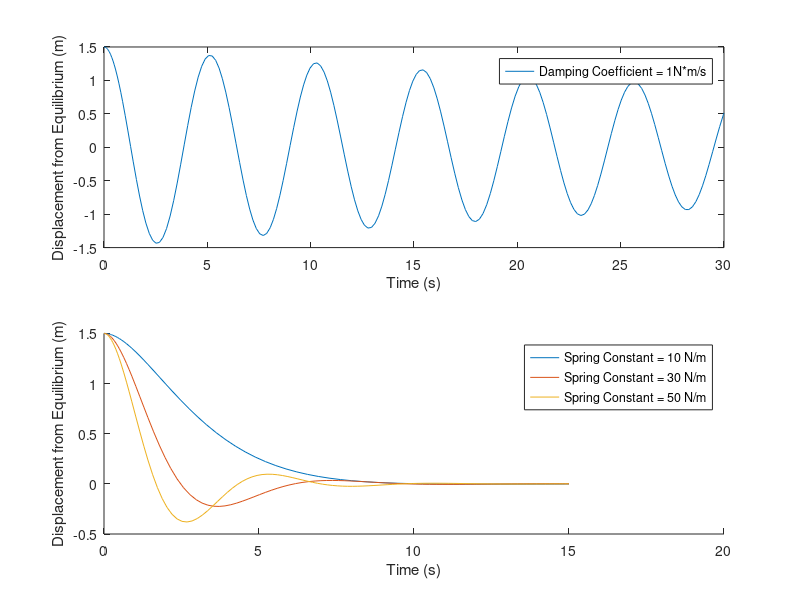

The MATLAB script that drew this image:
%Exam Problem 7
%Part A
dy = @(t,y) [y(2); -(c*y(2)+k*y(1))/30];


%Part B
k=45;
c=[1 31 60];


dyspecific1 = @(t,y) [y(2); -(c(1)*y(2)+k*y(1))/30];
[solnt1,solnx1] = ode45(dyspecific1,[0 30],[1.5 0]);

dyspecific1 = @(t,y) [y(2); -(c(2)*y(2)+k*y(1))/30];
[solnt2,solnx2] = ode45(dyspecific1,[0 30],[1.5 0]);

dyspecific1 = @(t,y) [y(2); -(c(3)*y(2)+k*y(1))/30];
[solnt3,solnx3] = ode45(dyspecific1,[0 30],[1.5 0]);


subplot(2,1,1)
plot(solnt1, solnx1(:,1))
xlabel('Time (s)')
ylabel('Displacement from Equilibrium (m)')
legend('Damping Coefficient = 1N*m/s')


%Part C
%I chose c=31 as while it over shot a little, it wsa the one that returned
%quickest with minimal overshoot

dyspecific4 = @(t,y) [y(2); -(31*y(2)+10*y(1))/30];
[solnt4,solnx4] = ode45(dyspecific4,[0 15],[1.5 0]);

dyspecific5 = @(t,y) [y(2); -(31*y(2)+30*y(1))/30];
[solnt5,solnx5] = ode45(dyspecific5,[0 15],[1.5 0]);

dyspecific6 = @(t,y) [y(2); -(31*y(2)+50*y(1))/30];
[solnt6,solnx6] = ode45(dyspecific6,[0 15],[1.5 0]);

subplot(2,1,2)
hold on
plot(solnt4, solnx4(:,1))
plot(solnt5, solnx5(:,1))
plot(solnt6, solnx6(:,1))
xlabel('Time (s)')
ylabel('Displacement from Equilibrium (m)')
legend('Spring Constant = 10 N/m','Spring Constant = 30 N/m','Spring Constant = 50 N/m')

